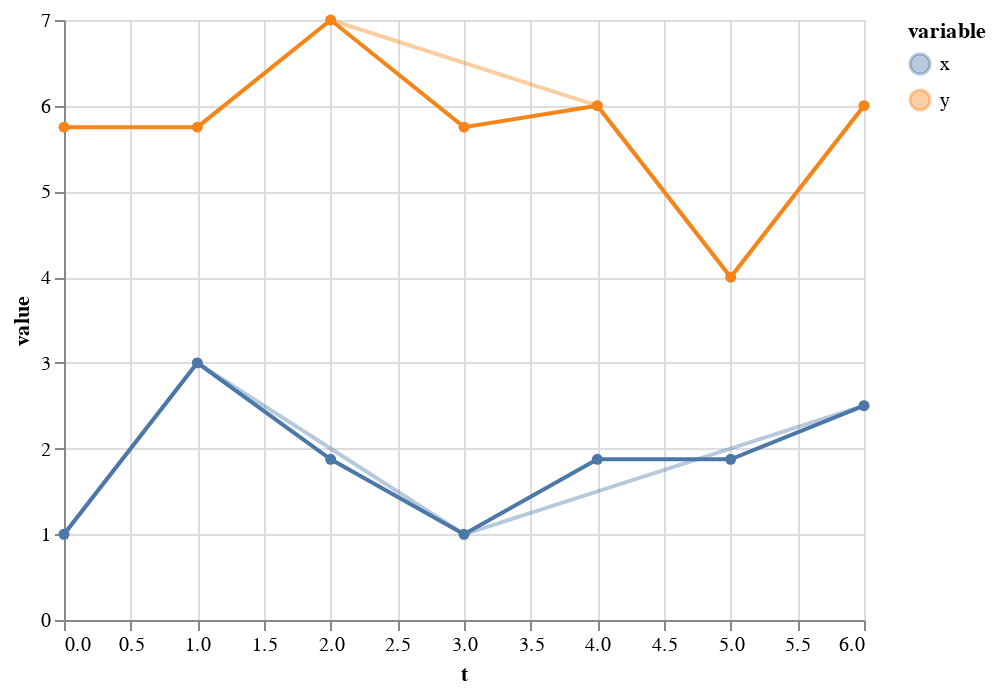

This figure's notebook cell:
### Markdown cell above
### Fixed Imputation

### Code cell
fixed_imputation = alt.Chart(dataset).mark_line(point=True).encode(
    x='t:Q',
    y='value:Q',
    color='variable:N'
).transform_impute(
    impute='value',
    key='t',
    method='mean',
    groupby=['variable']
)

background + fixed_imputation

### Figure 1 — Vega-Lite specification as saved in the notebook (floating-point values rounded to 4 significant figures)
{"config": {"view": {"continuousWidth": 400, "continuousHeight": 300}}, "layer": [{"mark": {"type": "line", "point": true}, "encoding": {"color": {"type": "nominal", "field": "variable"}, "opacity": {"value": 0.4}, "x": {"type": "quantitative", "field": "t"}, "y": {"type": "quantitative", "field": "value"}}}, {"mark": {"type": "line", "point": true}, "encoding": {"color": {"type": "nominal", "field": "variable"}, "x": {"type": "quantitative", "field": "t"}, "y": {"type": "quantitative", "field": "value"}}, "transform": [{"impute": "value", "key": "t", "groupby": ["variable"], "method": "mean"}]}], "data": {"name": "data-a910457edb04540325e757d8e4afed60"}, "$schema": "https://vega.github.io/schema/vega-lite/v4.8.1.json", "datasets": {"data-a910457edb04540325e757d8e4afed60": [{"t": 0, "variable": "x", "value": 1.0}, {"t": 1, "variable": "x", "value": 3.0}, {"t": 3, "variable": "x", "value": 1.0}, {"t": 6, "variable": "x", "value": 2.5}, {"t": 2, "variable": "y", "value": 7.0}, {"t": 4, "variable": "y", "value": 6.0}, {"t": 5, "variable": "y", "value": 4.0}, {"t": 6, "variable": "y", "value": 6.0}]}}
